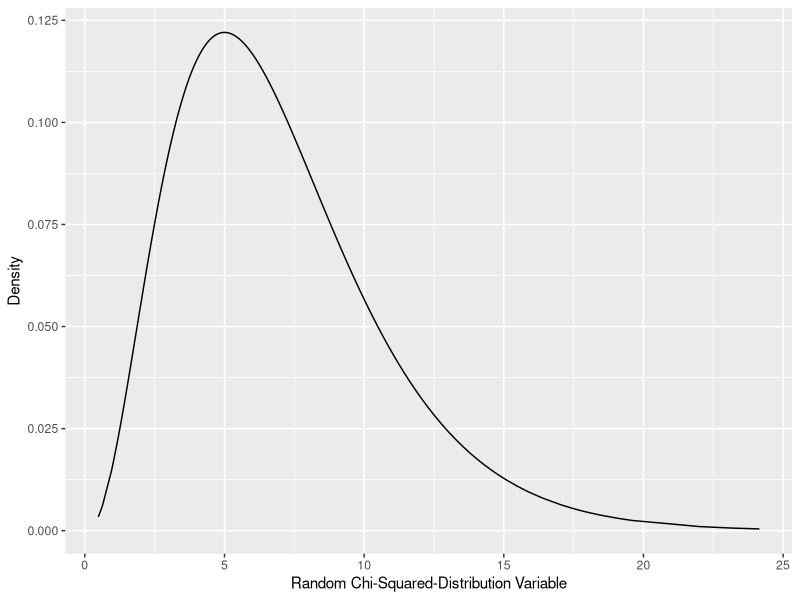

The R source for this figure:
# File: AB_test_compare_proportions.R

# To test whether the proportions of converts 
# are the same in the two groups 

converters <- c(200, 182)
group.sizes <- c(2353, 2240)

prop.test (x=converters, n=group.sizes, 
           alternative = "greater",
           correct = FALSE)

#------------------------------------
# Explore  Chi-squared-distribution
#-------------------------------------

# Generate n random numbers from the 
# Chi-squared-distribution
# with n degrees of freedom
n = 1000
df <- 7
chiSquaredRandom <- rchisq(n, df=df)

# Confirm that the empirical mean is n 
# and the variance is 2n 
mean(chiSquaredRandom)
var(chiSquaredRandom)

# Compute and Plot the chi-squared-distribution
require(ggplot2)
densityChiSquared <- dchisq(chiSquaredRandom, df=df)
df.data <- data.frame(x=chiSquaredRandom, y=densityChiSquared)
ggplot(df.data) + aes(x=x, y=y) + geom_line() +
  labs(x="Random Chi-Squared-Distribution Variable", y="Density")
